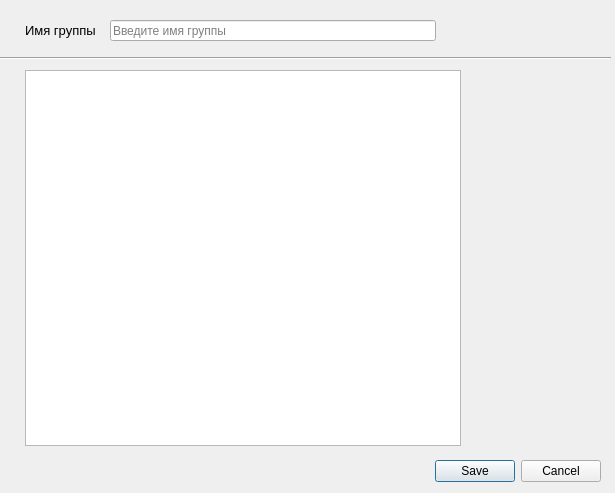
<?xml version="1.0" encoding="UTF-8"?>
<ui version="4.0">
 <class>AddGroup</class>
 <widget class="QDialog" name="AddGroup">
  <property name="geometry">
   <rect>
    <x>0</x>
    <y>0</y>
    <width>615</width>
    <height>493</height>
   </rect>
  </property>
  <property name="sizePolicy">
   <sizepolicy hsizetype="Fixed" vsizetype="Fixed">
    <horstretch>0</horstretch>
    <verstretch>0</verstretch>
   </sizepolicy>
  </property>
  <property name="minimumSize">
   <size>
    <width>615</width>
    <height>493</height>
   </size>
  </property>
  <property name="maximumSize">
   <size>
    <width>615</width>
    <height>493</height>
   </size>
  </property>
  <property name="windowTitle">
   <string>Добавить новую группу</string>
  </property>
  <widget class="QDialogButtonBox" name="buttonBox">
   <property name="geometry">
    <rect>
     <x>430</x>
     <y>455</y>
     <width>171</width>
     <height>32</height>
    </rect>
   </property>
   <property name="orientation">
    <enum>Qt::Horizontal</enum>
   </property>
   <property name="standardButtons">
    <set>QDialogButtonBox::Cancel|QDialogButtonBox::Save</set>
   </property>
  </widget>
  <widget class="QLabel" name="label">
   <property name="geometry">
    <rect>
     <x>25</x>
     <y>20</y>
     <width>76</width>
     <height>21</height>
    </rect>
   </property>
   <property name="font">
    <font>
     <family>Segoe UI</family>
     <pointsize>10</pointsize>
     <weight>50</weight>
     <bold>false</bold>
     <kerning>false</kerning>
    </font>
   </property>
   <property name="text">
    <string>Имя группы</string>
   </property>
   <property name="buddy">
    <cstring>new_groupname</cstring>
   </property>
  </widget>
  <widget class="QLineEdit" name="new_groupname">
   <property name="geometry">
    <rect>
     <x>110</x>
     <y>20</y>
     <width>326</width>
     <height>21</height>
    </rect>
   </property>
   <property name="placeholderText">
    <string>Введите имя группы</string>
   </property>
  </widget>
  <widget class="Line" name="line">
   <property name="geometry">
    <rect>
     <x>0</x>
     <y>50</y>
     <width>611</width>
     <height>16</height>
    </rect>
   </property>
   <property name="orientation">
    <enum>Qt::Horizontal</enum>
   </property>
  </widget>
  <widget class="QListWidget" name="listWidget">
   <property name="geometry">
    <rect>
     <x>25</x>
     <y>70</y>
     <width>436</width>
     <height>376</height>
    </rect>
   </property>
  </widget>
 </widget>
 <resources/>
 <connections>
  <connection>
   <sender>buttonBox</sender>
   <signal>rejected()</signal>
   <receiver>AddGroup</receiver>
   <slot>reject()</slot>
   <hints>
    <hint type="sourcelabel">
     <x>600</x>
     <y>475</y>
    </hint>
    <hint type="destinationlabel">
     <x>286</x>
     <y>274</y>
    </hint>
   </hints>
  </connection>
 </connections>
</ui>
